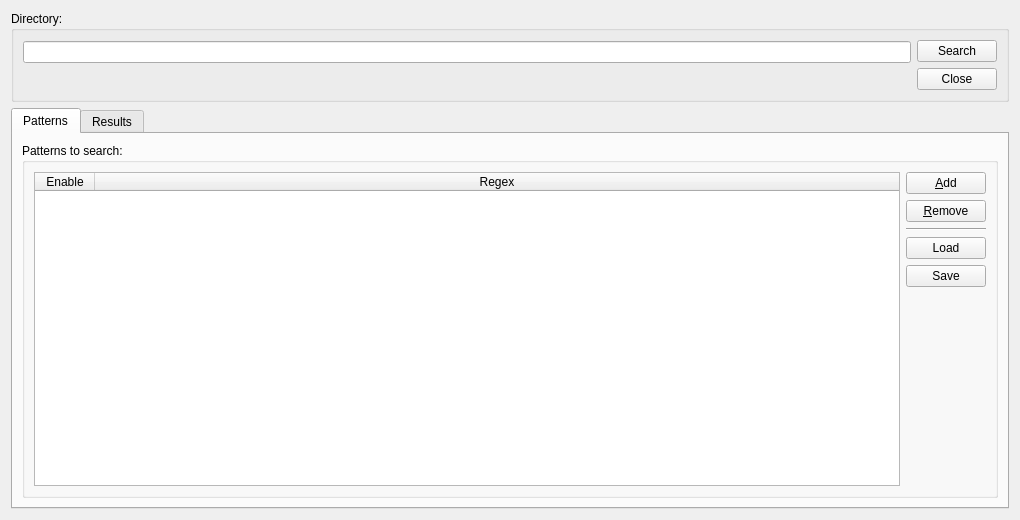
<?xml version="1.0" encoding="UTF-8"?>
<ui version="4.0">
 <class>SearchInFilesDialog</class>
 <widget class="QWidget" name="SearchInFilesDialog">
  <property name="geometry">
   <rect>
    <x>0</x>
    <y>0</y>
    <width>1020</width>
    <height>520</height>
   </rect>
  </property>
  <property name="windowTitle">
   <string>Search in Files</string>
  </property>
  <property name="windowIcon">
   <iconset theme="system-search">
    <normaloff>.</normaloff>.</iconset>
  </property>
  <layout class="QVBoxLayout" name="verticalLayout">
   <item>
    <widget class="QGroupBox" name="groupBox">
     <property name="title">
      <string>Directory:</string>
     </property>
     <layout class="QHBoxLayout" name="horizontalLayout_4">
      <item>
       <layout class="QVBoxLayout" name="verticalLayout_3">
        <property name="spacing">
         <number>0</number>
        </property>
        <property name="topMargin">
         <number>1</number>
        </property>
        <property name="rightMargin">
         <number>0</number>
        </property>
        <item>
         <widget class="QLineEdit" name="directoryTextBox">
          <property name="text">
           <string/>
          </property>
         </widget>
        </item>
        <item>
         <widget class="QLabel" name="dummyLabel">
          <property name="enabled">
           <bool>false</bool>
          </property>
         </widget>
        </item>
       </layout>
      </item>
      <item>
       <layout class="QVBoxLayout" name="groupBoxButtons">
        <property name="rightMargin">
         <number>0</number>
        </property>
        <item>
         <widget class="QPushButton" name="buttonSearch">
          <property name="text">
           <string>Search</string>
          </property>
         </widget>
        </item>
        <item>
         <widget class="QPushButton" name="buttonCancel">
          <property name="text">
           <string>Close</string>
          </property>
         </widget>
        </item>
       </layout>
      </item>
     </layout>
    </widget>
   </item>
   <item>
    <widget class="QTabWidget" name="tabWidget">
     <property name="enabled">
      <bool>true</bool>
     </property>
     <property name="currentIndex">
      <number>0</number>
     </property>
     <widget class="QWidget" name="tabSearch">
      <attribute name="title">
       <string>Patterns</string>
      </attribute>
      <layout class="QVBoxLayout" name="verticalLayout_2" stretch="1">
       <item>
        <widget class="QGroupBox" name="groupBox_2">
         <property name="acceptDrops">
          <bool>false</bool>
         </property>
         <property name="title">
          <string>Patterns to search:</string>
         </property>
         <layout class="QVBoxLayout" name="verticalLayout_5">
          <item>
           <layout class="QHBoxLayout" name="horizontalLayout">
            <item>
             <widget class="QTableWidget" name="tableWidgetPatterns">
              <property name="selectionBehavior">
               <enum>QAbstractItemView::SelectRows</enum>
              </property>
              <property name="rowCount">
               <number>0</number>
              </property>
              <attribute name="horizontalHeaderCascadingSectionResizes">
               <bool>false</bool>
              </attribute>
              <attribute name="horizontalHeaderDefaultSectionSize">
               <number>60</number>
              </attribute>
              <attribute name="horizontalHeaderStretchLastSection">
               <bool>true</bool>
              </attribute>
              <attribute name="verticalHeaderVisible">
               <bool>false</bool>
              </attribute>
              <column>
               <property name="text">
                <string>Enable</string>
               </property>
              </column>
              <column>
               <property name="text">
                <string>Regex</string>
               </property>
              </column>
             </widget>
            </item>
            <item>
             <layout class="QVBoxLayout" name="verticalLayout_4">
              <item>
               <widget class="QPushButton" name="buttonAddPattern">
                <property name="toolTip">
                 <string>Add pattern</string>
                </property>
                <property name="text">
                 <string>&amp;Add</string>
                </property>
                <property name="icon">
                 <iconset theme="list-add">
                  <normaloff>.</normaloff>.</iconset>
                </property>
               </widget>
              </item>
              <item>
               <widget class="QPushButton" name="buttonRemovePattern">
                <property name="toolTip">
                 <string>Remove selected pattern</string>
                </property>
                <property name="text">
                 <string>&amp;Remove</string>
                </property>
                <property name="icon">
                 <iconset theme="list-remove">
                  <normaloff>.</normaloff>.</iconset>
                </property>
               </widget>
              </item>
              <item>
               <widget class="Line" name="line">
                <property name="orientation">
                 <enum>Qt::Horizontal</enum>
                </property>
               </widget>
              </item>
              <item>
               <layout class="QHBoxLayout" name="horizontalLayout_6">
                <property name="topMargin">
                 <number>0</number>
                </property>
                <item>
                 <widget class="QPushButton" name="pushButtonLoadConfig">
                  <property name="toolTip">
                   <string>Load configuration from file</string>
                  </property>
                  <property name="text">
                   <string>Load</string>
                  </property>
                 </widget>
                </item>
               </layout>
              </item>
              <item>
               <widget class="QPushButton" name="pushButtonSaveConfig">
                <property name="toolTip">
                 <string>Save current configuration to a file</string>
                </property>
                <property name="text">
                 <string>Save</string>
                </property>
               </widget>
              </item>
              <item>
               <spacer name="verticalSpacer">
                <property name="orientation">
                 <enum>Qt::Vertical</enum>
                </property>
                <property name="sizeHint" stdset="0">
                 <size>
                  <width>20</width>
                  <height>40</height>
                 </size>
                </property>
               </spacer>
              </item>
             </layout>
            </item>
           </layout>
          </item>
         </layout>
        </widget>
       </item>
      </layout>
     </widget>
     <widget class="QWidget" name="tabResults">
      <attribute name="title">
       <string>Results</string>
      </attribute>
      <layout class="QVBoxLayout" name="verticalLayout_7">
       <item>
        <widget class="QGroupBox" name="groupBoxSearchResult">
         <property name="title">
          <string>Search results:</string>
         </property>
         <layout class="QVBoxLayout" name="verticalResultsLayout">
          <property name="leftMargin">
           <number>0</number>
          </property>
          <property name="topMargin">
           <number>0</number>
          </property>
          <property name="rightMargin">
           <number>0</number>
          </property>
          <property name="bottomMargin">
           <number>0</number>
          </property>
          <item>
           <layout class="QHBoxLayout" name="horizontalLayout_5">
            <item>
             <layout class="QVBoxLayout" name="verticalLayout_6">
              <property name="leftMargin">
               <number>0</number>
              </property>
              <item>
               <layout class="QHBoxLayout" name="horizontalLayout_2">
                <property name="topMargin">
                 <number>0</number>
                </property>
                <item>
                 <widget class="QPushButton" name="pushButtonSelectAll">
                  <property name="enabled">
                   <bool>false</bool>
                  </property>
                  <property name="text">
                   <string>Select All</string>
                  </property>
                 </widget>
                </item>
                <item>
                 <widget class="QPushButton" name="pushButtonDeselectAll">
                  <property name="enabled">
                   <bool>false</bool>
                  </property>
                  <property name="text">
                   <string>Deselect All</string>
                  </property>
                 </widget>
                </item>
                <item>
                 <widget class="QComboBox" name="comboBoxSelectedResults">
                  <item>
                   <property name="text">
                    <string>-- Selected --</string>
                   </property>
                  </item>
                  <item>
                   <property name="text">
                    <string notr="true">Load files</string>
                   </property>
                  </item>
                  <item>
                   <property name="text">
                    <string>Save results</string>
                   </property>
                  </item>
                  <item>
                   <property name="text">
                    <string>Search again</string>
                   </property>
                  </item>
                  <item>
                   <property name="text">
                    <string notr="true">Copy paths</string>
                   </property>
                  </item>
                 </widget>
                </item>
               </layout>
              </item>
              <item>
               <widget class="QTreeWidget" name="treeWidgetResults">
                <property name="sizePolicy">
                 <sizepolicy hsizetype="Minimum" vsizetype="Expanding">
                  <horstretch>0</horstretch>
                  <verstretch>0</verstretch>
                 </sizepolicy>
                </property>
                <property name="minimumSize">
                 <size>
                  <width>250</width>
                  <height>0</height>
                 </size>
                </property>
                <property name="maximumSize">
                 <size>
                  <width>255</width>
                  <height>16777215</height>
                 </size>
                </property>
                <property name="baseSize">
                 <size>
                  <width>255</width>
                  <height>0</height>
                 </size>
                </property>
                <property name="layoutDirection">
                 <enum>Qt::LeftToRight</enum>
                </property>
                <property name="horizontalScrollBarPolicy">
                 <enum>Qt::ScrollBarAlwaysOff</enum>
                </property>
                <property name="showDropIndicator" stdset="0">
                 <bool>false</bool>
                </property>
                <property name="textElideMode">
                 <enum>Qt::ElideLeft</enum>
                </property>
                <property name="horizontalScrollMode">
                 <enum>QAbstractItemView::ScrollPerPixel</enum>
                </property>
                <property name="animated">
                 <bool>true</bool>
                </property>
                <property name="headerHidden">
                 <bool>true</bool>
                </property>
                <property name="columnCount">
                 <number>2</number>
                </property>
                <attribute name="headerVisible">
                 <bool>false</bool>
                </attribute>
                <attribute name="headerMinimumSectionSize">
                 <number>15</number>
                </attribute>
                <attribute name="headerStretchLastSection">
                 <bool>true</bool>
                </attribute>
                <column>
                 <property name="text">
                  <string>Check</string>
                 </property>
                </column>
                <column>
                 <property name="text">
                  <string>File</string>
                 </property>
                </column>
               </widget>
              </item>
             </layout>
            </item>
            <item>
             <layout class="QVBoxLayout" name="verticalLayout_8">
              <property name="leftMargin">
               <number>0</number>
              </property>
              <property name="topMargin">
               <number>0</number>
              </property>
              <item>
               <widget class="QLabel" name="labelResultFileName">
                <property name="minimumSize">
                 <size>
                  <width>0</width>
                  <height>25</height>
                 </size>
                </property>
                <property name="text">
                 <string/>
                </property>
               </widget>
              </item>
              <item>
               <widget class="QTableWidget" name="tableWidgetResults">
                <property name="sizeAdjustPolicy">
                 <enum>QAbstractScrollArea::AdjustToContents</enum>
                </property>
                <property name="editTriggers">
                 <set>QAbstractItemView::NoEditTriggers</set>
                </property>
                <property name="selectionMode">
                 <enum>QAbstractItemView::ExtendedSelection</enum>
                </property>
                <property name="selectionBehavior">
                 <enum>QAbstractItemView::SelectRows</enum>
                </property>
                <property name="textElideMode">
                 <enum>Qt::ElideNone</enum>
                </property>
                <property name="horizontalScrollMode">
                 <enum>QAbstractItemView::ScrollPerPixel</enum>
                </property>
                <attribute name="horizontalHeaderDefaultSectionSize">
                 <number>50</number>
                </attribute>
                <attribute name="horizontalHeaderStretchLastSection">
                 <bool>false</bool>
                </attribute>
                <attribute name="verticalHeaderVisible">
                 <bool>false</bool>
                </attribute>
                <attribute name="verticalHeaderMinimumSectionSize">
                 <number>15</number>
                </attribute>
                <attribute name="verticalHeaderDefaultSectionSize">
                 <number>20</number>
                </attribute>
                <row>
                 <property name="text">
                  <string>New Row</string>
                 </property>
                </row>
                <column>
                 <property name="text">
                  <string>Index</string>
                 </property>
                </column>
                <column>
                 <property name="text">
                  <string>Time</string>
                 </property>
                </column>
                <column>
                 <property name="text">
                  <string>Timestamp</string>
                 </property>
                </column>
                <column>
                 <property name="text">
                  <string>ECUId</string>
                 </property>
                </column>
                <column>
                 <property name="text">
                  <string>AppId</string>
                 </property>
                </column>
                <column>
                 <property name="text">
                  <string>CtId</string>
                 </property>
                </column>
                <column>
                 <property name="text">
                  <string>Payload</string>
                 </property>
                </column>
               </widget>
              </item>
             </layout>
            </item>
           </layout>
          </item>
          <item>
           <widget class="QProgressBar" name="progressBarSearch">
            <property name="maximum">
             <number>0</number>
            </property>
            <property name="value">
             <number>0</number>
            </property>
            <property name="invertedAppearance">
             <bool>false</bool>
            </property>
            <property name="format">
             <string>%v/%m - %p%</string>
            </property>
           </widget>
          </item>
         </layout>
        </widget>
       </item>
      </layout>
     </widget>
    </widget>
   </item>
   <item>
    <layout class="QHBoxLayout" name="horizontalLayout_3">
     <property name="topMargin">
      <number>0</number>
     </property>
    </layout>
   </item>
  </layout>
 </widget>
 <resources/>
 <connections/>
</ui>
